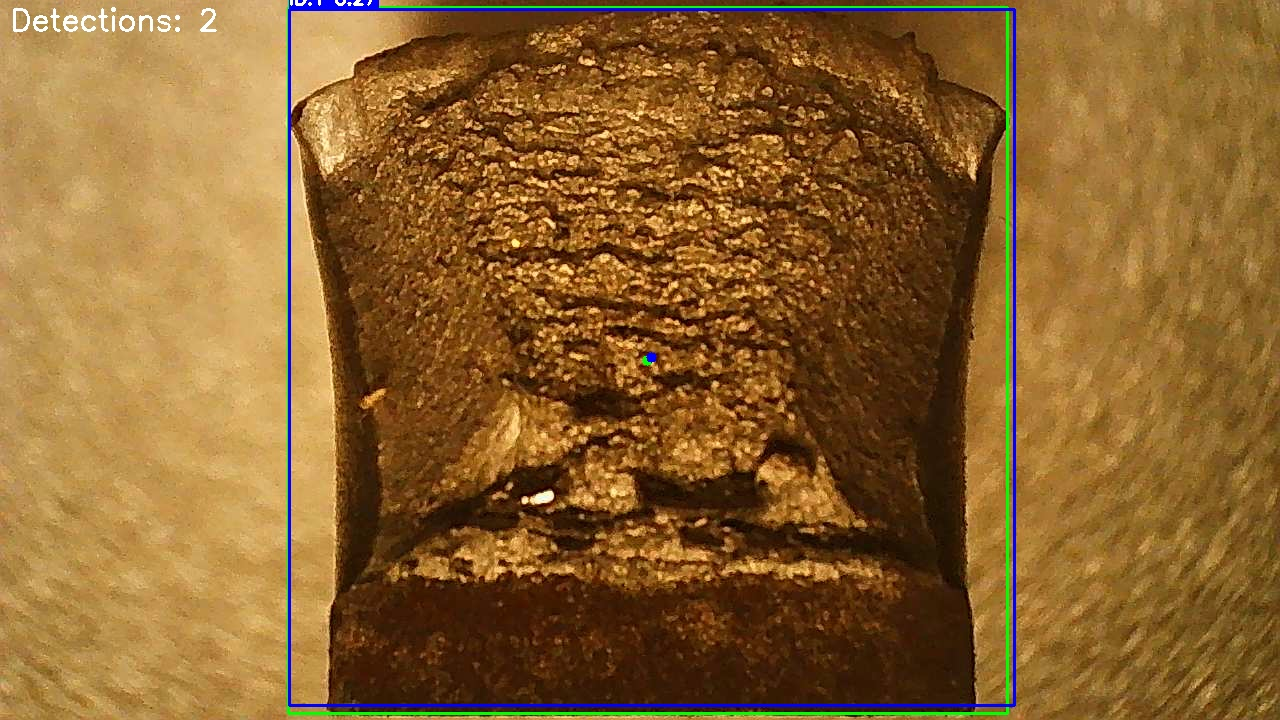
#> input picture tests/data/detection_test_frame_1.jpg, 1280 x 720 px
$ python -i improved_fracture_detector.py   (imports and definitions only)
#> lines starting #> are read from the running program, lines starting #| are printed output that depends on the picture; after the words box and inside, x2 and y2 are one past the last pixel; in counts of white or black regions, pixels touching at a corner belong together
#!/usr/bin/env python3
"""
Improved Fracture Surface Detector

Detects FULL fracture surfaces preserving shiny/rough region context.
Key improvement: doesn't crop too tightly, maintains spatial relationships.
"""

import cv2
import numpy as np
import logging
from typing import Optional, Tuple
from skimage import morphology, filters
from skimage.measure import regionprops, label
from skimage.morphology import remove_small_objects, disk
from skimage.filters import gaussian
from scipy import ndimage

logger = logging.getLogger(__name__)


class ImprovedFractureSurfaceDetector:
    """Detects FULL fracture surfaces preserving shiny/rough region context."""

    def __init__(self):
        self.debug = True
        logger.info("Improved Fracture Surface Detector initialized")

    def detect_full_fracture_surface(self, image: np.ndarray) -> Optional[Tuple[np.ndarray, np.ndarray]]:
        """
        Detect the complete fracture surface, preserving context for shiny region analysis.

        Args:
            image: Input image (BGR or grayscale)

        Returns:
            Tuple of (fracture_surface_mask, original_image_roi) or None
        """
        # Convert to grayscale if needed
        if len(image.shape) == 3:
            gray = cv2.cvtColor(image, cv2.COLOR_BGR2GRAY)
        else:
            gray = image.copy()

        # Try multiple detection strategies
        strategies = [
            self._detect_by_brightness_contrast,
            self._detect_by_specimen_outline,
            self._detect_by_texture_variance
        ]

        for strategy in strategies:
            result = strategy(gray)
            if result is not None:
                surface_mask, roi = result
                if self._validate_fracture_surface(surface_mask):
                    if self.debug:
                        logger.info(f"Surface detected using {strategy.__name__}")
                    return surface_mask, roi

        logger.warning("Could not detect complete fracture surface")
        return None

    def _detect_by_brightness_contrast(self, gray: np.ndarray) -> Optional[Tuple[np.ndarray, np.ndarray]]:
        """Detect fracture surface using brightness contrast (shiny vs rough regions)."""
        try:
            # Apply gentle smoothing to reduce noise while preserving major regions
            smoothed = gaussian(gray, sigma=1)

            # Use multi-level thresholding to separate background, rough, and shiny regions
            # This preserves the contrast that's critical for shear analysis
            thresh_low = np.percentile(smoothed, 15)  # Dark background
            thresh_high = np.percentile(smoothed, 85)  # Bright reflective regions

            # Create mask for fracture surface (intermediate + bright regions)
            fracture_mask = smoothed > thresh_low

            # Clean up the mask - remove small noise but preserve structure
            fracture_mask = morphology.remove_small_objects(fracture_mask, min_size=500)
            fracture_mask = morphology.binary_closing(fracture_mask, disk(5))
            fracture_mask = ndimage.binary_fill_holes(fracture_mask)

            # Find the largest connected component (main fracture surface)
            labeled = label(fracture_mask)
            regions = regionprops(labeled)

            if not regions:
                return None

            # Get the largest region
            largest_region = max(regions, key=lambda r: r.area)

            # Create clean mask for just the fracture surface
            clean_mask = (labeled == largest_region.label)

            # Get bounding box with generous padding to preserve context
            minr, minc, maxr, maxc = largest_region.bbox
            pad = 30  # Generous padding
            minr = max(0, minr - pad)
            minc = max(0, minc - pad)
            maxr = min(gray.shape[0], maxr + pad)
            maxc = min(gray.shape[1], maxc + pad)

            # Extract ROI preserving the full context
            roi = gray[minr:maxr, minc:maxc]
            mask_roi = clean_mask[minr:maxr, minc:maxc]

            return mask_roi, roi

        except Exception as e:
            if self.debug:
                logger.debug(f"Brightness contrast detection failed: {e}")
            return None

    # [85 lines left out: functions _detect_by_specimen_outline, _detect_by_texture_variance, not called in this run]

    def _validate_fracture_surface(self, surface_mask: np.ndarray) -> bool:
        """Validate that detected region looks like a fracture surface."""
        if surface_mask is None or surface_mask.size == 0:
            return False

        # Check minimum size
        if np.sum(surface_mask) < 1000:  # Minimum 1000 pixels
            return False

        # Check aspect ratio (fracture surfaces are usually wider than tall)
        labeled = label(surface_mask.astype(int))
        regions = regionprops(labeled)

        if not regions:
            return False

        largest_region = max(regions, key=lambda r: r.area)

        # Check aspect ratio
        bbox_height = largest_region.bbox[2] - largest_region.bbox[0]
        bbox_width = largest_region.bbox[3] - largest_region.bbox[1]

        if bbox_width == 0 or bbox_height == 0:
            return False

        aspect_ratio = bbox_width / bbox_height

        # Fracture surfaces should be reasonably wide (not extremely thin or tall)
        if aspect_ratio < 0.3 or aspect_ratio > 5.0:
            return False

        return True

>>> import cv2
>>> picture = cv2.imread('../../tests/data/detection_test_frame_1.jpg')
#> picture is the input picture: shape (720, 1280, 3); mean B, G, R 47, 98.8, 139
>>> result = ImprovedFractureSurfaceDetector().detect_full_fracture_surface(picture)
#> in detect_full_fracture_surface, `gray = cv2.cvtColor(image, cv2.COLOR_BGR2GRAY)`:
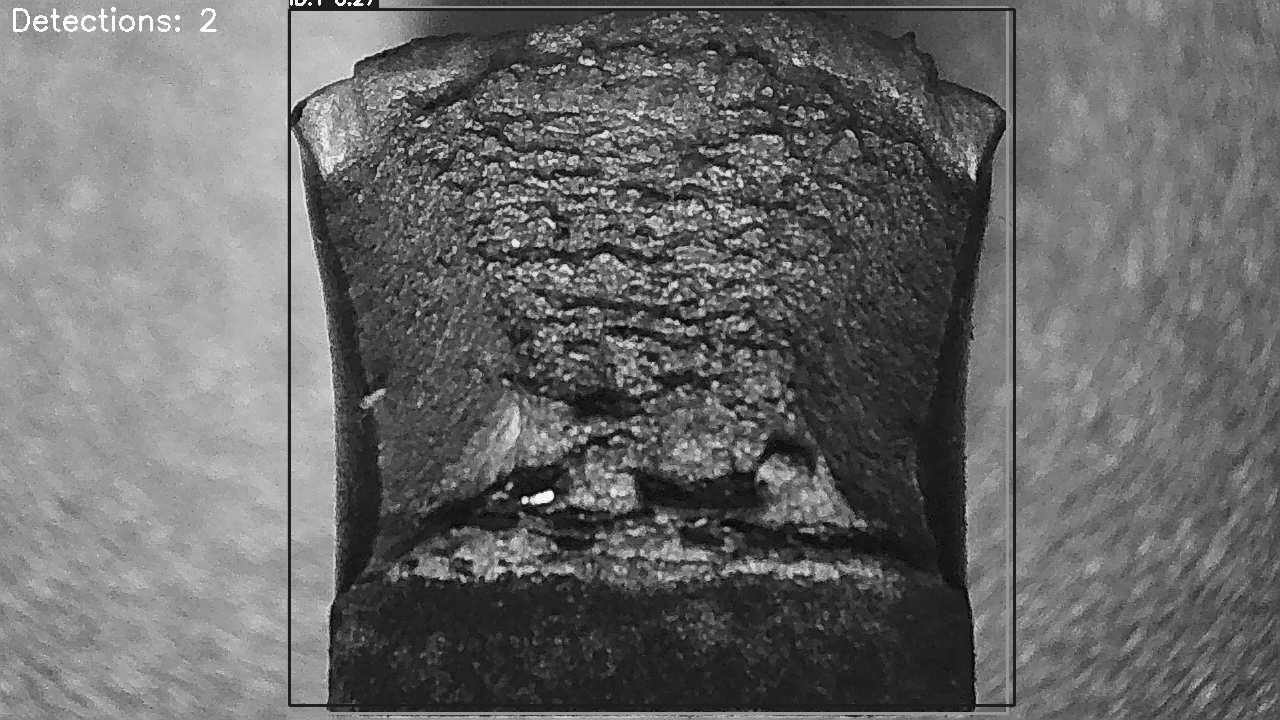
#> gray: shape (720, 1280); min 4, max 255, mean 104.9
#> the loop in detect_full_fracture_surface, `for strategy in strategies:` made 1 pass
#> (bbox_height in _validate_fracture_surface, bbox_width in _validate_fracture_surface) on pass 1: (720, 1280)
#> pass 1, in _detect_by_brightness_contrast, `fracture_mask = smoothed > thresh_low`:
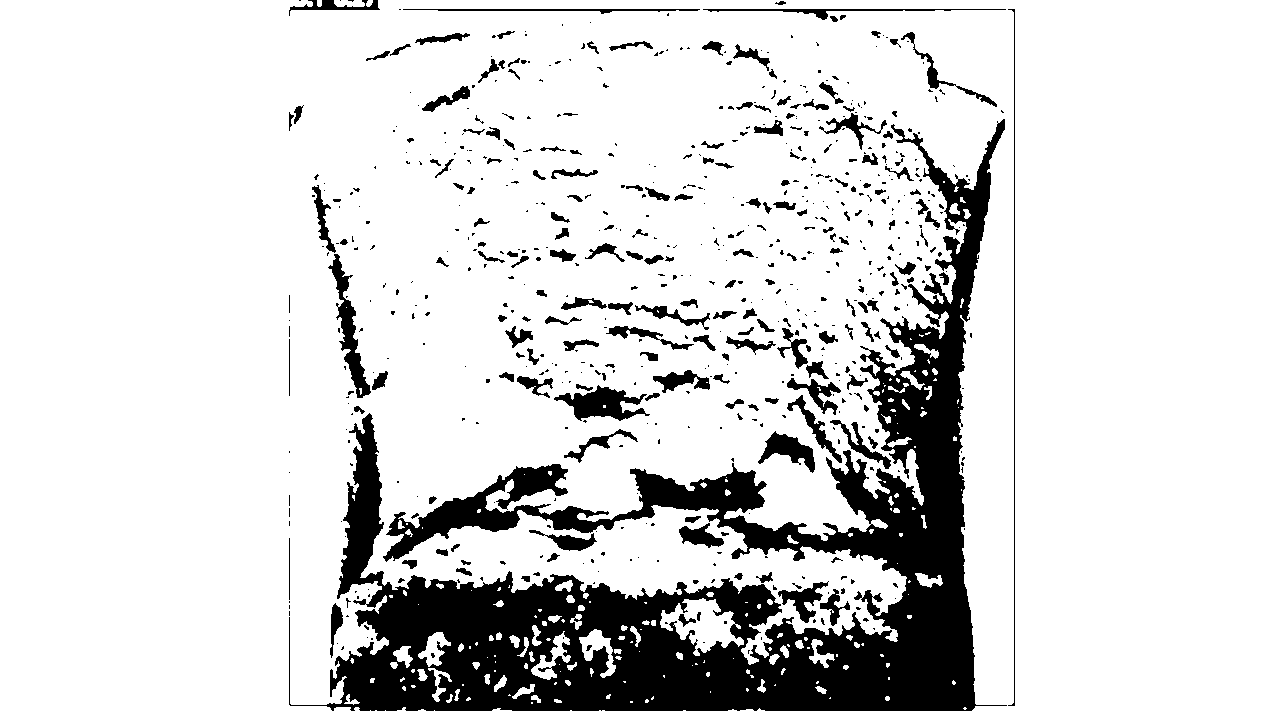
#> fracture_mask: shape (720, 1280) bool; 85% white; 679 black regions (473 under 20 px), largest, box (x1, y1, x2, y2) and area: (289, 119, 1007, 711) 107441, (554, 385, 650, 421) 1684, (328, 254, 371, 398) 1681
#> pass 1, in _detect_by_brightness_contrast, `fracture_mask = morphology.remove_small_objects(fracture_mask, min_siz..`:
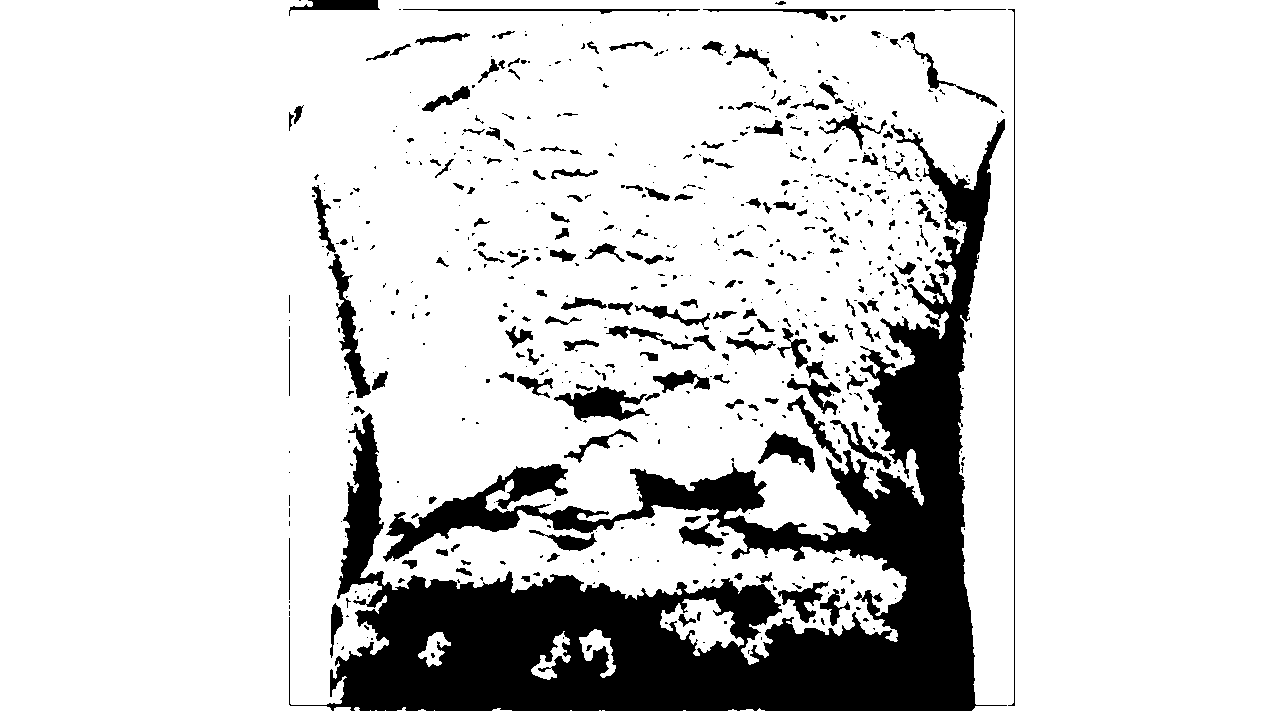
#> fracture_mask: shape (720, 1280) bool; 84.3% white; 677 black regions (471 under 20 px), largest, box (x1, y1, x2, y2) and area: (289, 119, 1007, 711) 113168, (328, 254, 371, 398) 1697, (554, 385, 650, 421) 1693
#> pass 1, in _detect_by_brightness_contrast, `fracture_mask = morphology.binary_closing(fracture_mask, disk(5))`:
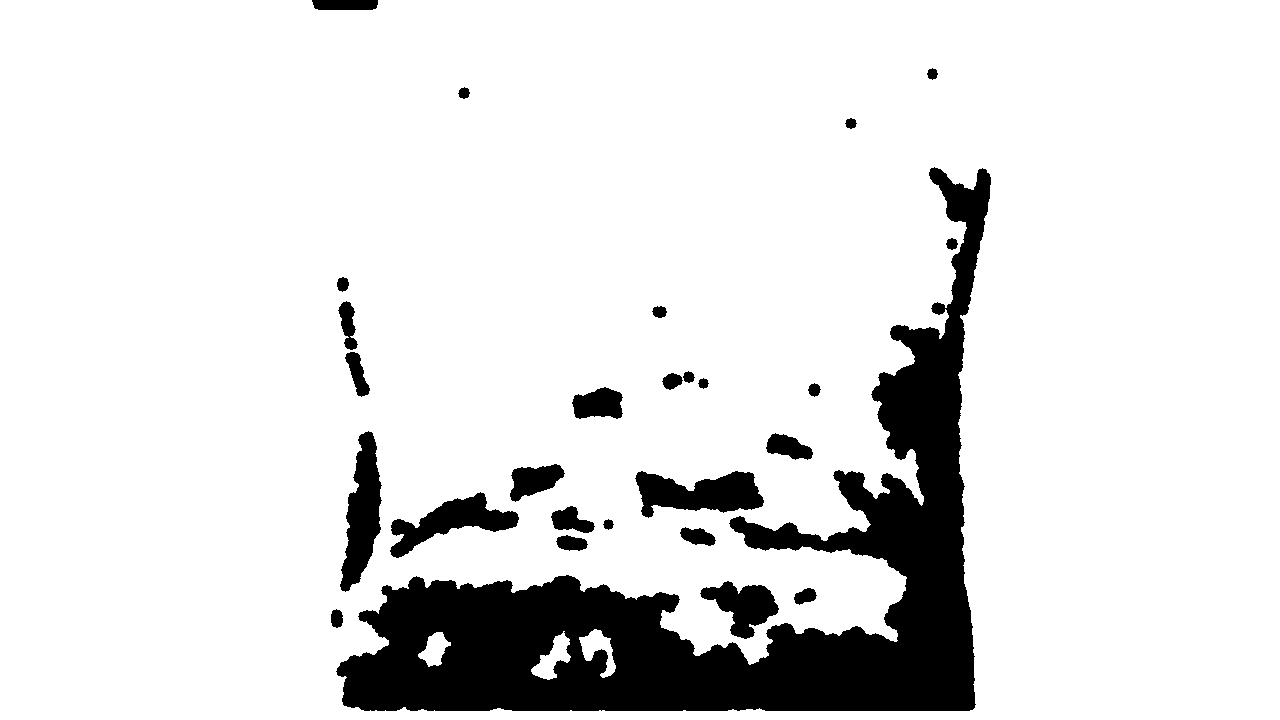
#> fracture_mask: shape (720, 1280) bool; 88% white; 27 black regions, largest, box (x1, y1, x2, y2) and area: (336, 167, 991, 711) 88756, (635, 471, 764, 518) 3805, (340, 431, 382, 592) 3781
